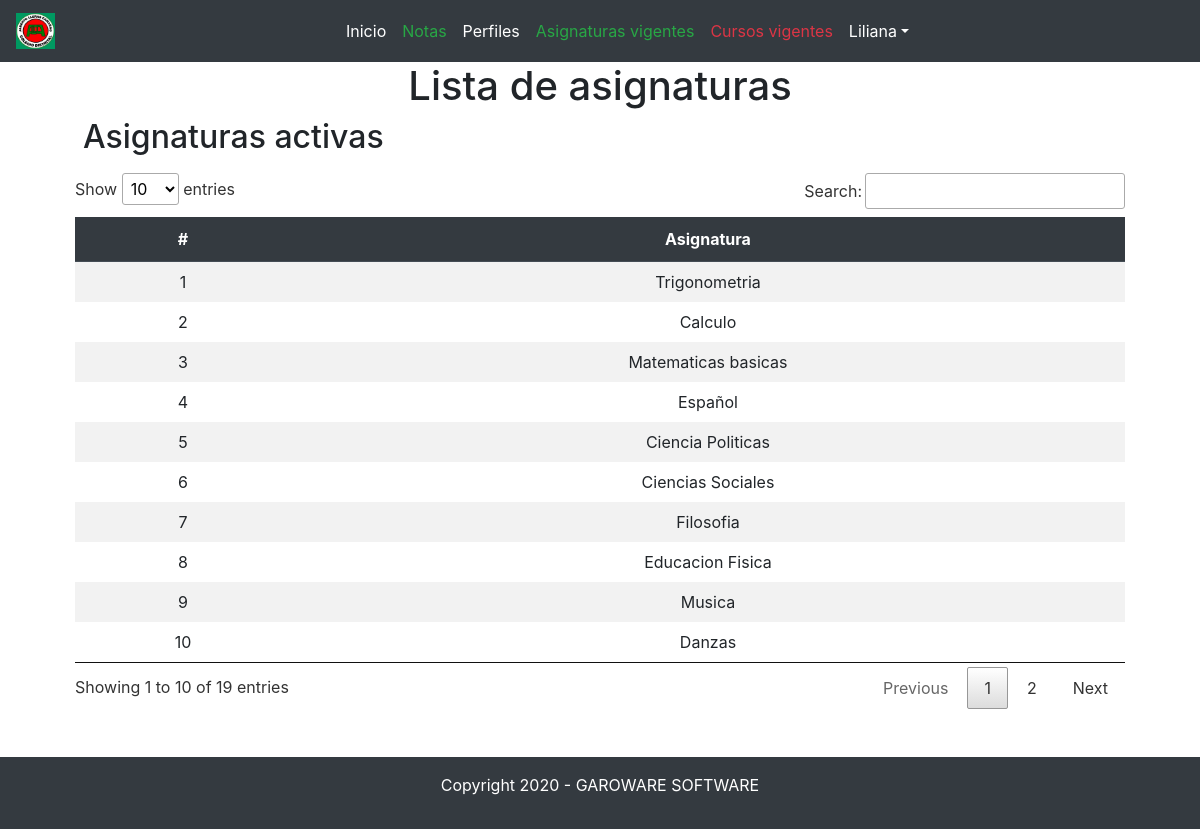
/?controller=asignature (signed in), run on the app's committed database.
### tables this page shows
CREATE TABLE `asignatura` (
  `ID_ASIGNATURA` int(11) NOT NULL,
  `NOMBRE` varchar(100) NOT NULL
);

### Controllers/AsignatureController.php (called while the page is built, shortened)
<?php
require 'Models/Asignature.php';
class AsignatureController
{
	private $model;
	public function __construct()
	{
		$this->model = new Asignature;
	}
	public function index()
	{
		require 'Views/Layout.php';
		$asignatures = $this->model->getAll();
		require 'Views/Asignatures/list.php';
		require 'Views/Footer.php';
	}
}

### Models/Asignature.php (called while the page is built)
<?php
class Asignature
{
	private $pdo;
	public function __construct()
	{
		try {
			$this->pdo = new Conexion;
		} catch (PDOException $e) {
			die($e->getMessage());
		}
	}
	public function getAll()
	{
		try {
			$strSql = "SELECT * FROM asignatura";
			$query = $this->pdo->select($strSql);
			return $query;
		} catch (PDOException $e) {
			die($e->getMessage());
		}
	}
}

### Providers/Conexion.php (called while the page is built, shortened)
<?php
class Conexion extends PDO
{
	public function select($strSql, $arrayData = array(), $fectchMode = PDO::FETCH_OBJ)
	{
    	try {
    		$query = $this->prepare($strSql);
    		if (!$query->execute()) {
    			echo "La consulta no se realizo";
    		}else{
    			return $query->fetchAll($fectchMode);
    		}
    	} catch (PDOException $e) {
    		die($e->getMessage());
    	}
	}
}

### Views/Asignatures/list.php (the view, shortened to what this page needs)
<main class="container">
	<section class="col-md-12 text-center">
		<h1>Lista de asignaturas</h1>
		<div class="col-md-12 m-2 d-flex justify-content-between">
			<h2>Asignaturas activas</h2>
		</div>
		<section class="col-md-12">
			<table class="table table-hover table-striped table-borderless" id="myTable">
				<thead class="thead-dark">
					<tr>
						<th>#</th>
						<th>Asignatura</th>
					</tr>
				</thead>
				<tbody>
					<?php foreach ($asignatures as $asignature) { ?>
						<tr>
							<td><?php echo $asignature->ID_ASIGNATURA ?></td>
							<td><?php echo $asignature->NOMBRE ?></td>
						</tr>
					<?php } ?>
				</tbody>
			</table>
		</section>
	</section>
</main>

### data on the page
asignatura: ID_ASIGNATURA "1", NOMBRE "Trigonometria"
asignatura: ID_ASIGNATURA "2", NOMBRE "Calculo"
asignatura: ID_ASIGNATURA "3", NOMBRE "Matematicas basicas"
asignatura: ID_ASIGNATURA "4", NOMBRE "Español"
asignatura: ID_ASIGNATURA "5", NOMBRE "Ciencia Politicas"
asignatura: ID_ASIGNATURA "6", NOMBRE "Ciencias Sociales"
asignatura: ID_ASIGNATURA "7", NOMBRE "Filosofia"
asignatura: ID_ASIGNATURA "8", NOMBRE "Educacion Fisica"
asignatura: ID_ASIGNATURA "9", NOMBRE "Musica"
asignatura: ID_ASIGNATURA "10", NOMBRE "Danzas"

### other printed values
$_SESSION['user']->NOMBRES "Liliana"
